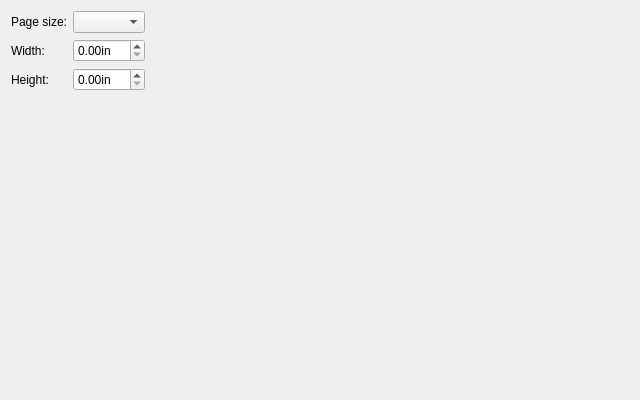
<?xml version="1.0" encoding="UTF-8"?>
<ui version="4.0">
 <class>TemplateDesignerPageSizePage</class>
 <widget class="QWidget" name="TemplateDesignerPageSizePage">
  <property name="geometry">
   <rect>
    <x>0</x>
    <y>0</y>
    <width>640</width>
    <height>400</height>
   </rect>
  </property>
  <property name="sizePolicy">
   <sizepolicy hsizetype="Minimum" vsizetype="Minimum">
    <horstretch>0</horstretch>
    <verstretch>0</verstretch>
   </sizepolicy>
  </property>
  <property name="minimumSize">
   <size>
    <width>640</width>
    <height>400</height>
   </size>
  </property>
  <property name="windowTitle">
   <string>Form</string>
  </property>
  <layout class="QGridLayout" name="gridLayout_2">
   <item row="0" column="0">
    <layout class="QGridLayout" name="gridLayout">
     <item row="0" column="0">
      <widget class="QLabel" name="label">
       <property name="text">
        <string>Page size:</string>
       </property>
      </widget>
     </item>
     <item row="1" column="0">
      <widget class="QLabel" name="label_2">
       <property name="text">
        <string>Width:</string>
       </property>
      </widget>
     </item>
     <item row="1" column="1">
      <widget class="QDoubleSpinBox" name="wSpin">
       <property name="accelerated">
        <bool>true</bool>
       </property>
       <property name="suffix">
        <string notr="true">in</string>
       </property>
      </widget>
     </item>
     <item row="2" column="0">
      <widget class="QLabel" name="label_3">
       <property name="text">
        <string>Height:</string>
       </property>
      </widget>
     </item>
     <item row="2" column="1">
      <widget class="QDoubleSpinBox" name="hSpin">
       <property name="accelerated">
        <bool>true</bool>
       </property>
       <property name="suffix">
        <string notr="true">in</string>
       </property>
      </widget>
     </item>
     <item row="0" column="1">
      <widget class="QComboBox" name="pageSizeCombo"/>
     </item>
    </layout>
   </item>
   <item row="0" column="1">
    <spacer name="horizontalSpacer">
     <property name="orientation">
      <enum>Qt::Horizontal</enum>
     </property>
     <property name="sizeHint" stdset="0">
      <size>
       <width>182</width>
       <height>20</height>
      </size>
     </property>
    </spacer>
   </item>
   <item row="1" column="0">
    <spacer name="verticalSpacer">
     <property name="orientation">
      <enum>Qt::Vertical</enum>
     </property>
     <property name="sizeHint" stdset="0">
      <size>
       <width>20</width>
       <height>173</height>
      </size>
     </property>
    </spacer>
   </item>
  </layout>
 </widget>
 <resources/>
 <connections/>
</ui>
